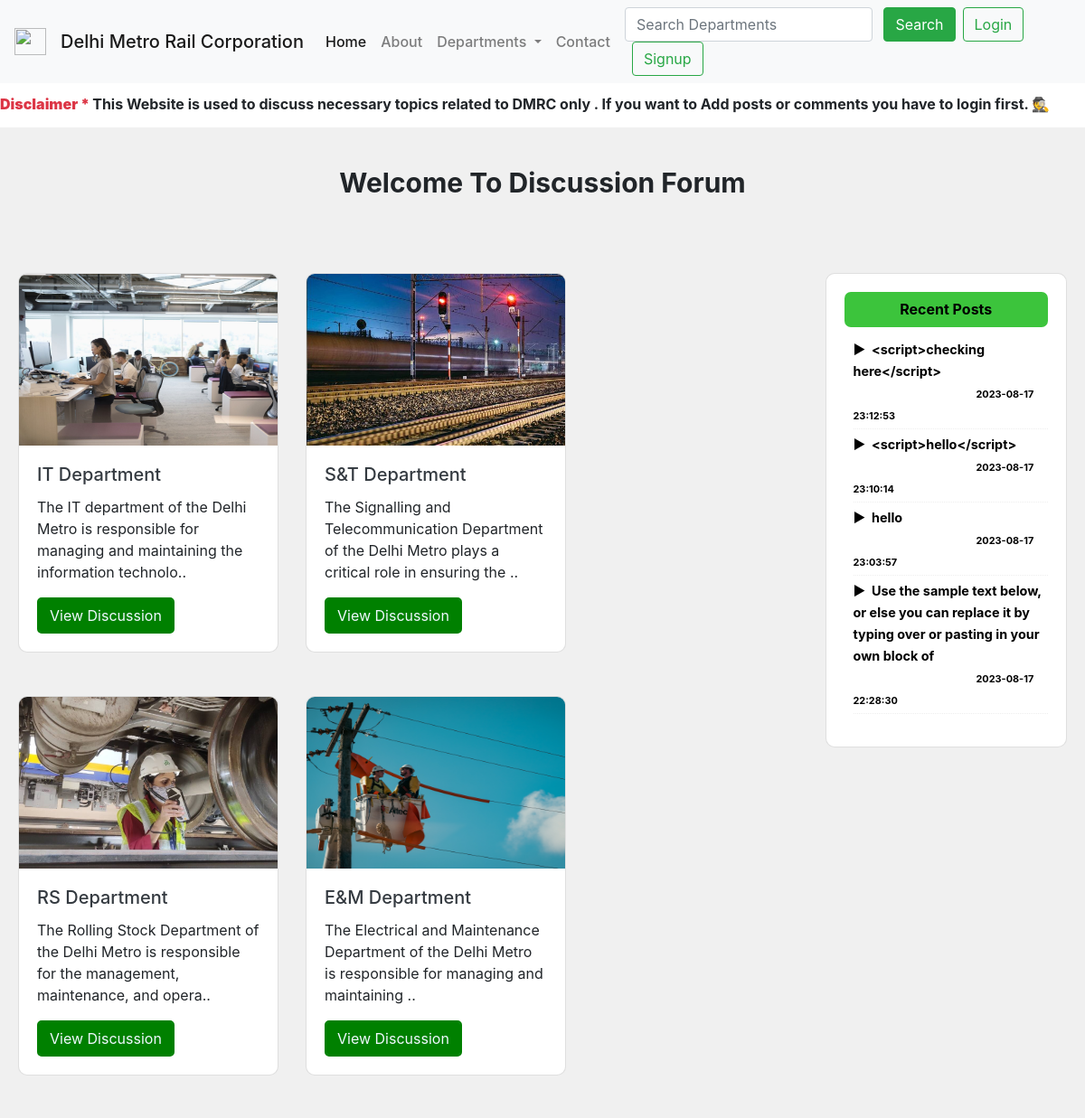
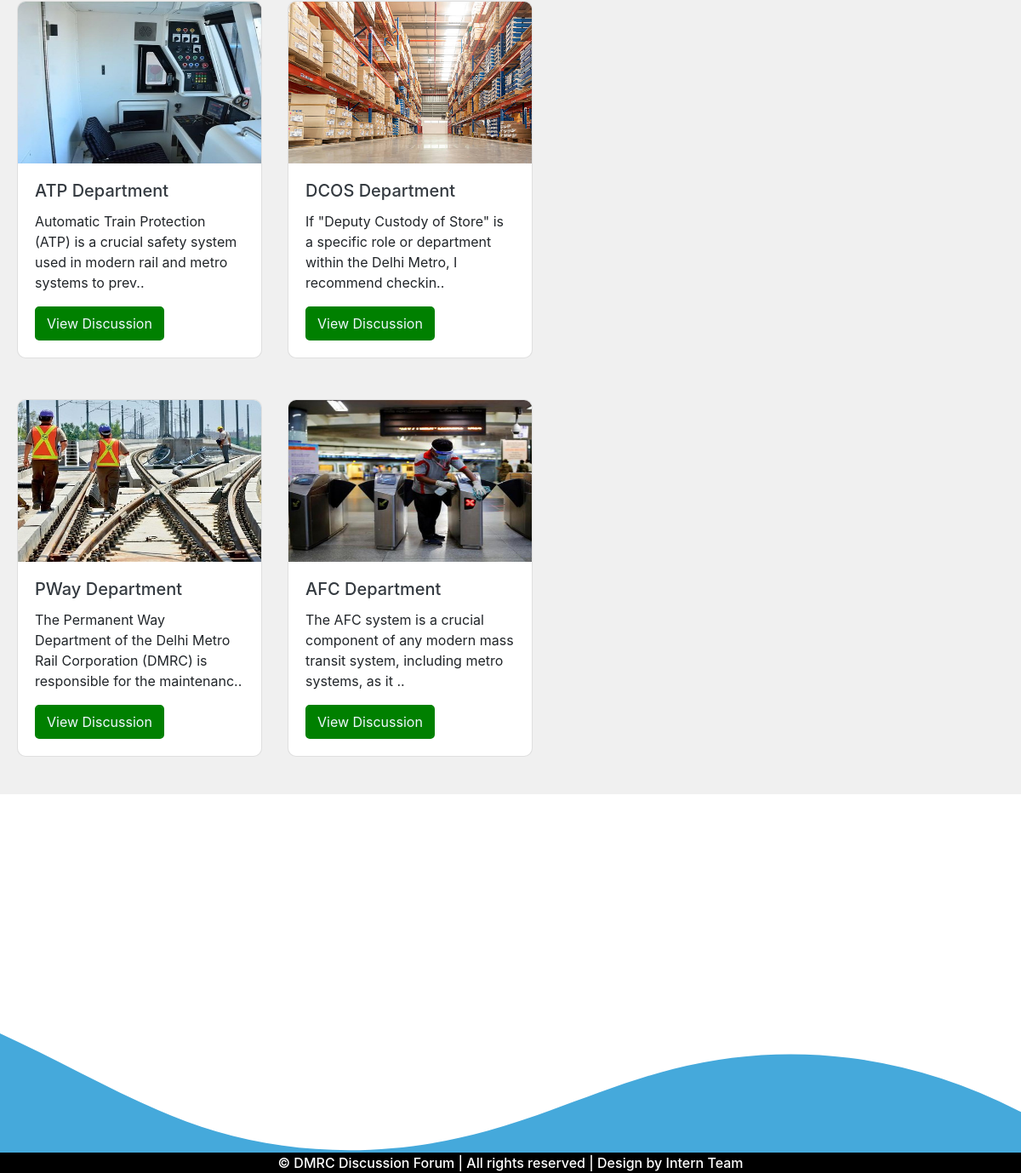
The page / on the database its author committed (2 pictures, top to bottom).
### tables this page shows
CREATE TABLE `department` (
  `Dept_id` int(10) NOT NULL,
  `Dept_name` varchar(255) NOT NULL,
  `Dept_description` varchar(255) NOT NULL,
  `Dept_img` varchar(255) NOT NULL,
  `timestamp` datetime NOT NULL DEFAULT current_timestamp()
);

CREATE TABLE `discussion` (
  `Discussion_id` int(10) NOT NULL,
  `Discussion_title` varchar(255) NOT NULL,
  `Discussion_description` varchar(255) NOT NULL,
  `Discussion_dept_id` int(10) NOT NULL,
  `Discussion_user_id` int(10) NOT NULL,
  `timestamp` datetime NOT NULL DEFAULT current_timestamp()
);

### index.php (the view, shortened to what this page needs)
<?php
include 'partials/_dbconnect.php';
?>
<!doctype html>
<html lang="en">
<head>
    <link rel="stylesheet" href="https://cdn.jsdelivr.net/npm/bootstrap@4.5.3/dist/css/bootstrap.min.css"
>
    <link rel="stylesheet" href="./css/index.css">
</head>
<body>
    <?php
          echo ' <nav class="navbar navbar-expand-lg navbar-light bg-light">
<a class="navbar-brand" href="/index.php" style="font-weight:500" >
  <img src="https://images.jdmagicbox.com/comp/ghaziabad/v7/011pxx11.xx11.191122122233.m8v7/catalogue/delhi-metro-rail-corporation-ltd-mohan-nagar-ghaziabad-metro-railway-station-1jcoml2exa.jpg?clr=" width="35" height="30" class="d-inline-block align-top" alt="" loading="lazy" style="mix-blend-mode:multiply;">
  &nbsp; Delhi Metro Rail Corporation
</a>
<div class="collapse navbar-collapse" id="navbarSupportedContent" style="color:black;">
  <ul class="navbar-nav mr-auto">
    <li class="nav-item active" style="font-weight:450">
      <a class="nav-link" href="/index.php">Home <span class="sr-only">(current)</span></a>
    </li>
    <li class="nav-item" style="font-weight:450">
      <a class="nav-link" href="about.php">About</a>
    </li>
    <li class="nav-item dropdown" style="font-weight:450">
      <a class="nav-link dropdown-toggle" href="#" id="navbarDropdown" role="button" data-toggle="dropdown" aria-haspopup="true" aria-expanded="false">
        Departments
      </a>
    </li>
    <li class="nav-item" style="font-weight:450">
      <a class="nav-link" href="contact.php"  >Contact</a>
    </li>
  </ul>
  <div class=" row mx-2">';
  if(isset($_SESSION['loggedin'])&& $_SESSION['loggedin']==true)
    {
      echo '<form class="form-inline my-2 my-lg-0"  method="get" action="searchdept.php">
      <input class="form-control mr-sm-2" id="search" name="search" type="search" placeholder="Search Departments" aria-label="Search">
      &nbsp;<button class="btn btn-success my-2 my-sm-0" type="submit">Search</button>
      <p class="text-dark my-0 ml-2 mx-2" style="font-weight:500"> Welcome '.$_SESSION['username'].'</p>
      <a href="partials/_logout.php" class="btn btn-danger ml-2">Logout</a>
      </form>';
  }
  else{
  echo '<form class="form-inline my-2 my-lg-0"  method="get" action="searchdept.php">
  <input class="form-control mr-sm-2" id="search" name="search" type="search" placeholder="Search Departments" aria-label="Search">
  &nbsp;<button class="btn btn-success my-2 my-sm-0" type="submit">Search</button>
</form>
<button class="btn btn-outline-success ml-2" data-toggle="modal" data-target="#loginModal">Login</button>
<button class="btn btn-outline-success mx-2" data-toggle="modal" data-target="#signupModal">Signup</button>';
  }
  echo '</div>
</div>
</nav>
<marquee id="disclaimer" scrollamount="10" style="margin-top:11px;margin-bottom:-22px;font-weight:700;"><b
            class="text-danger">Disclaimer * </b>This Website is used to discuss necessary topics related to DMRC only .
        If you want to Add posts or comments you have to login first. &#128373;</marquee>
';
?>
    <div class="container " id="content">
        <h3 class="text-center" style=" margin:5% 0%; margin-top:2%;font-weight:700;font-size:30px">Welcome To
            Discussion Forum
        </h3>
        <div class="row">
            <div class="col-md-9">
                <div class="row">
                    <?php
     $sql = "SELECT * FROM `department`";
     $result = mysqli_query($conn , $sql);
     while($row = mysqli_fetch_assoc($result)){
        $id = $row['Dept_id'];
        $dept = $row['Dept_name'];
        $desc = $row['Dept_description'];
        $img = $row['Dept_img'];
          echo '
          <div class="col-md-4 my-4" style="max-width:50.33333%" >
                <div class="card"  id="searching" style="width: 18rem;">
                <div class="response-bg">
                    <img src="./image/' . $img . '" style="height:190px;width:350px;" class="card-img-top" alt="...">
                    <div class="card-body">
                        <h5 class="card-title"><a class=" text-dark" href="discussionlist.php?deptid=' . $id . '">' . $dept . '</a></h5>
                        <p class="card-text">' . substr($desc , 0 , 105) . '..</p>
                        <a href="discussionlist.php?deptid=' . $id . '" class="btn-green btn btn-success">View Discussion</a>
                    </div>
                </div>
                </div>
            </div>
            ';
     }
?>
                </div>
            </div>
            <div class="col-md-3 my-4" style="min-width:13.33333%">
                <?php include "sidebar.php" ?>
            </div>
        </div>
    </div>
    <?php include 'partials/_footer.php'; ?>
</body>
</html>

### sidebar.php (shortened to what this page needs)
<?php
$select = "SELECT * FROM discussion ORDER BY timestamp DESC LIMIT 40";
$query = mysqli_query($conn, $select);
?>
<div class="card">
    <div class="card-body d-flex right-section">
        <div id="posts">
            <h6 ><marquee  scrollamount="3" > Recent Posts</marquee></h6>
            <ul class="hover-effect" style="margin-left: -30px;">
                <?php
                while ($posts = mysqli_fetch_assoc($query)) {
                    ?>
                    <li>
                        <a href="discussion.php?discussionid=<?=$posts['Discussion_id']?> "> ►&nbsp;&nbsp;<?= substr($posts['Discussion_title'],0,100);?>
                        <br><span style="font-size:10.9px;margin-left:136px"><?=$posts['timestamp']; ?></span></a>
                    </li>
                <?php } ?>
            </ul>
        </div>
    </div>
</div>

### partials/_footer.php (shortened to what this page needs)
<div class="custom-shape-divider-bottom-1689779165" id="ques">
</div>
<div class="container-fluid bg-light ">
    <p class="text-center py -3 mb-0 ml-0">© DMRC Discussion Forum | All rights reserved | Design by Intern Team</p>
</div>

### css/index.css (style rules this page uses)
#ques { min-height: 433px; }
.card { overflow: hidden; border-radius: 10px; }
.response-bg { background-position: center; background-size: cover; background-repeat: no-repeat; transition: 0.5s ease-in-out; }
.btn-green { display: inline-block; font: 16px; color: aliceblue; border-radius: 5px; position: relative; border: 2px solid green; box-shadow: 0 0 0 4em green inset; transition: all 350ms ease; }

### index.php (style rules this page uses)
.container { max-width: 1375px; margin: 3% auto; margin-bottom: -1%; padding: 20px; background-color: #f0f0f0; }

### sidebar.php (style rules this page uses)
.right-section { flex-direction: column; }
.right-section h6 { background-color: rgb(60, 196, 60); text-align: center; box-shadow: rgb(50, 189, 50); color: #000; padding: 10px; border-radius: 7px; font-weight: 700; }
.right-section ul li a { text-decoration: none; color: #555; font-size: 0.9rem; font-weight: 700; color: black; }
.right-section ul li { list-style: none; border-bottom: 1px dotted #eee; padding: 4px 0 4px 0; }

### partials/_footer.php (style rules this page uses)
.container-fluid { padding-left: 0; padding-right: 0; color: white; }
.container-fluid .text-center { font-weight: 500; background: #000; }
.custom-shape-divider-bottom-1689779165 { position: relative; bottom: 0; left: 0; width: 100%; overflow: hidden; line-height: 0; transform: rotate(180deg); }
.custom-shape-divider-bottom-1689779165 svg { position: relative; display: block; width: calc(127% + 1.3px); height: 209px; }
#ques { min-height: 433px; }

### rows shown on the page
department: Dept_img (picture), Dept_name "IT Department", Dept_description "The IT department of the Delhi Metro is responsible for managing and maintaining the information technolo"
department: Dept_img (picture), Dept_name "S&T Department", Dept_description "The Signalling and Telecommunication Department of the Delhi Metro plays a critical role in ensuring the"
department: Dept_img (picture), Dept_name "RS Department", Dept_description "The Rolling Stock Department of the Delhi Metro is responsible for the management, maintenance, and opera"
department: Dept_img (picture), Dept_name "E&M Department", Dept_description "The Electrical and Maintenance Department of the Delhi Metro is responsible for managing and maintaining"
department: Dept_img (picture), Dept_name "ATP Department", Dept_description "Automatic Train Protection (ATP) is a crucial safety system used in modern rail and metro systems to prev"
department: Dept_img (picture), Dept_name "DCOS Department", Dept_description "If \"Deputy Custody of Store\" is a specific role or department within the Delhi Metro, I recommend checkin"
department: Dept_img (picture), Dept_name "PWay Department", Dept_description "The Permanent Way Department of the Delhi Metro Rail Corporation (DMRC) is responsible for the maintenanc"
department: Dept_img (picture), Dept_name "AFC Department", Dept_description "The AFC system is a crucial component of any modern mass transit system, including metro systems, as it"
discussion: Discussion_title "<script>checking here</script>", timestamp "2023-08-17 23:12:53"
discussion: Discussion_title "<script>hello</script>", timestamp "2023-08-17 23:10:14"
discussion: Discussion_title "hello", timestamp "2023-08-17 23:03:57"
discussion: Discussion_title "Use the sample text below, or else you can replace it by typing over or pasting in your own block of", timestamp "2023-08-17 22:28:30"
